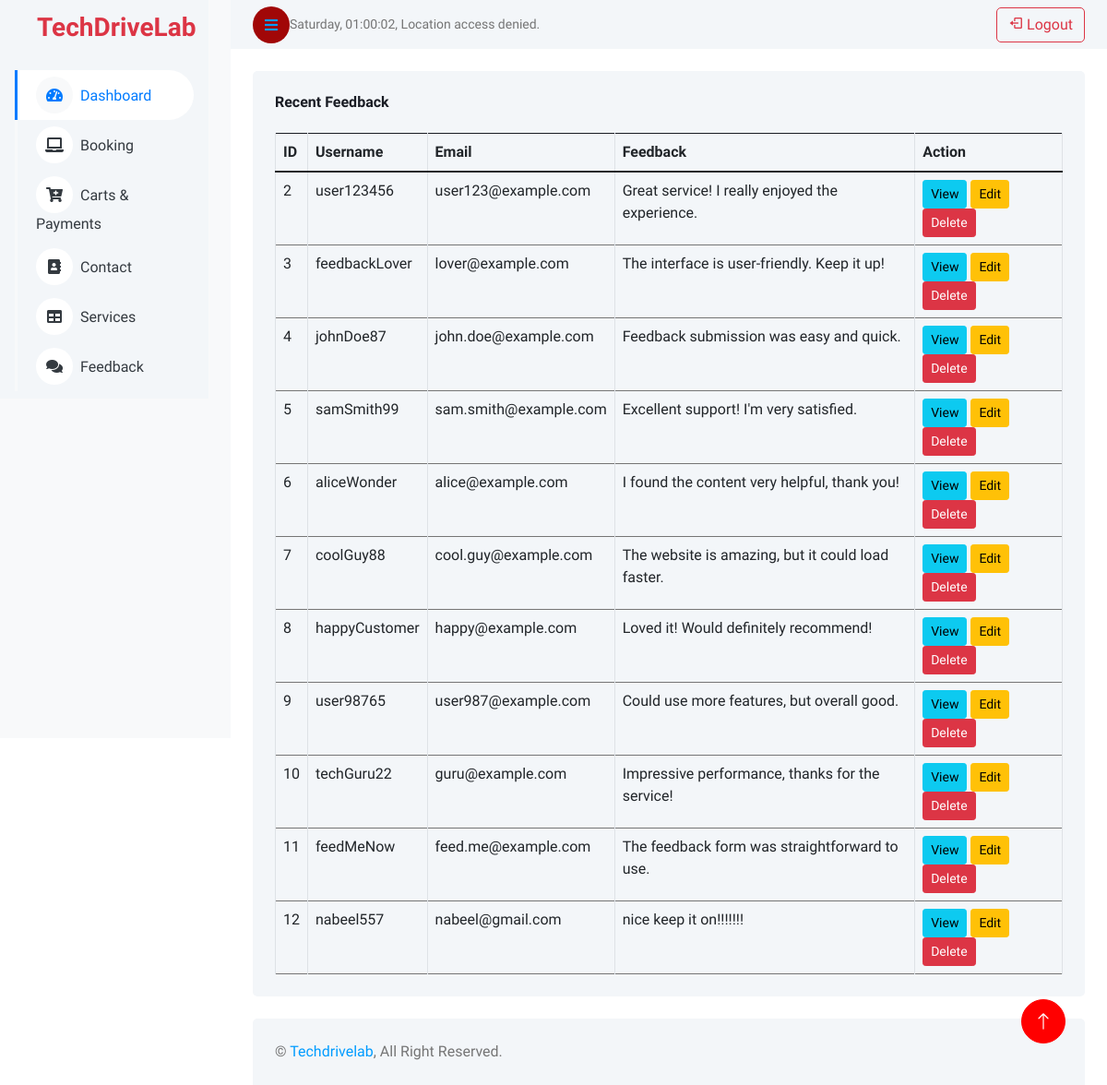
/techpanel/feedback.php, run on the app's committed database.
### tables this page shows
CREATE TABLE `feedback` (
  `ID` int(11) NOT NULL,
  `Username` varchar(255) NOT NULL,
  `Email` varchar(255) NOT NULL,
  `feedback` varchar(255) DEFAULT NULL
);

### techpanel/feedback.php (the view, shortened to what this page needs)
<?php
include('header.php');
$servername = "localhost";
$username = "root";
$password = "";
$dbname = "techdrivelab";
$conn = new mysqli($servername, $username, $password, $dbname);
$sql = "SELECT ID, Username, Email, Feedback FROM feedback";
$result = $conn->query($sql);
?>
<div class="container-fluid pt-4 px-4">
    <div class="bg-light text-center rounded p-4">
        <div class="d-flex align-items-center justify-content-between mb-4">
            <h6 class="mb-0">Recent Feedback</h6>
        </div>
        <div class="table-responsive">
            <table class="table text-start align-middle table-bordered table-hover mb-0">
                <thead>
                    <tr class="text-dark">
                        <th scope="col">ID</th>
                        <th scope="col">Username</th>
                        <th scope="col">Email</th>
                        <th scope="col">Feedback</th>
                        <th scope="col">Action</th>
                    </tr>
                </thead>
                <tbody>
    <?php
    if ($result->num_rows > 0) {
        while ($row = $result->fetch_assoc()) {
            echo "<tr>";
            echo "<td>" . htmlspecialchars($row['ID']) . "</td>";
            echo "<td>" . htmlspecialchars($row['Username']) . "</td>";
            echo "<td>" . htmlspecialchars($row['Email']) . "</td>";
            echo "<td>" . htmlspecialchars($row['Feedback']) . "</td>";
            echo "<td>
                <a href='view.php?id=" . htmlspecialchars($row['ID']) . "' class='btn btn-info btn-sm'>View</a>
                <a href='edit.php?id=" . htmlspecialchars($row['ID']) . "' class='btn btn-warning btn-sm'>Edit</a>
                <a href='delete.php?id=" . htmlspecialchars($row['ID']) . "' class='btn btn-danger btn-sm' onclick='return confirm(\"Are you sure you want to delete this record?\");'>Delete</a>
                </td>";
            echo "</tr>";
        }
    } else {
        echo "<tr><td colspan='5'>No records found</td></tr>";
    }
    ?>
                </tbody>
            </table>
        </div>
    </div>
</div>
<?php
include('footer.php');
?>

### techpanel/css/style.css (style rules this page uses)
:root { --bs-blue: #FF0000; --bs-primary: #FF0000; }
.btn { transition: .5s; }

### techpanel/feedback.php (style rules this page uses)
.table tbody tr { opacity: 0; animation: fadeIn 0.5s ease forwards; }
.table tbody tr:nth-child(even) { animation-delay: 0.1s; }
.table tbody tr:nth-child(odd) { animation-delay: 0.2s; }
.table tbody tr { animation-duration: 0.5s; }

### data on the page
feedback: ID "2", Username "user123456", Email "user123@example.com", feedback "Great service! I really enjoyed the experience."
feedback: ID "3", Username "feedbackLover", Email "lover@example.com", feedback "The interface is user-friendly. Keep it up!"
feedback: ID "4", Username "johnDoe87", Email "john.doe@example.com", feedback "Feedback submission was easy and quick."
feedback: ID "5", Username "samSmith99", Email "sam.smith@example.com", feedback "Excellent support! I'm very satisfied."
feedback: ID "6", Username "aliceWonder", Email "alice@example.com", feedback "I found the content very helpful, thank you!"
feedback: ID "7", Username "coolGuy88", Email "cool.guy@example.com", feedback "The website is amazing, but it could load faster."
feedback: ID "8", Username "happyCustomer", Email "happy@example.com", feedback "Loved it! Would definitely recommend!"
feedback: ID "9", Username "user98765", Email "user987@example.com", feedback "Could use more features, but overall good."
feedback: ID "10", Username "techGuru22", Email "guru@example.com", feedback "Impressive performance, thanks for the service!"
feedback: ID "11", Username "feedMeNow", Email "feed.me@example.com", feedback "The feedback form was straightforward to use."
feedback: ID "12", Username "nabeel557", Email "nabeel@gmail.com", feedback "nice keep it on!!!!!!!"
